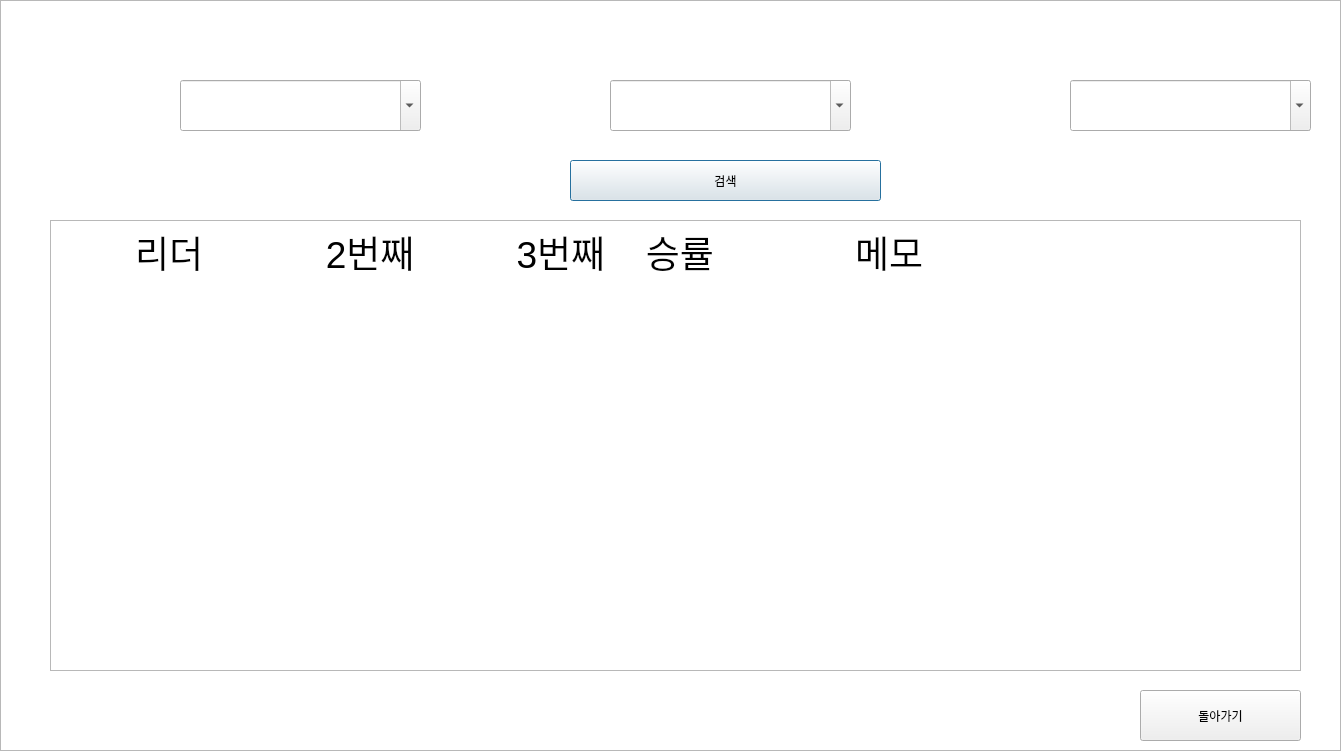
<?xml version="1.0" encoding="UTF-8"?>
<ui version="4.0">
 <class>s_dialog</class>
 <widget class="QDialog" name="s_dialog">
  <property name="geometry">
   <rect>
    <x>0</x>
    <y>0</y>
    <width>1341</width>
    <height>751</height>
   </rect>
  </property>
  <property name="minimumSize">
   <size>
    <width>1341</width>
    <height>751</height>
   </size>
  </property>
  <property name="maximumSize">
   <size>
    <width>1341</width>
    <height>751</height>
   </size>
  </property>
  <property name="windowTitle">
   <string>Dialog</string>
  </property>
  <widget class="QGraphicsView" name="graphicsView">
   <property name="geometry">
    <rect>
     <x>0</x>
     <y>0</y>
     <width>1341</width>
     <height>751</height>
    </rect>
   </property>
   <property name="minimumSize">
    <size>
     <width>1341</width>
     <height>751</height>
    </size>
   </property>
   <property name="maximumSize">
    <size>
     <width>1341</width>
     <height>751</height>
    </size>
   </property>
   <property name="styleSheet">
    <string notr="true">background-image: url(:/image/KakaoTalk_20200921_163222539.png);</string>
   </property>
  </widget>
  <widget class="QComboBox" name="D_LEADER">
   <property name="geometry">
    <rect>
     <x>180</x>
     <y>80</y>
     <width>241</width>
     <height>51</height>
    </rect>
   </property>
   <property name="editable">
    <bool>true</bool>
   </property>
   <property name="insertPolicy">
    <enum>QComboBox::NoInsert</enum>
   </property>
   <property name="duplicatesEnabled">
    <bool>true</bool>
   </property>
  </widget>
  <widget class="QLabel" name="label">
   <property name="geometry">
    <rect>
     <x>30</x>
     <y>80</y>
     <width>151</width>
     <height>51</height>
    </rect>
   </property>
   <property name="styleSheet">
    <string notr="true">font: 20pt &quot;배달의민족 도현&quot;;
color: rgb(255, 255, 255);</string>
   </property>
   <property name="text">
    <string>LEADER : </string>
   </property>
   <property name="alignment">
    <set>Qt::AlignRight|Qt::AlignTrailing|Qt::AlignVCenter</set>
   </property>
  </widget>
  <widget class="QLabel" name="label_2">
   <property name="geometry">
    <rect>
     <x>460</x>
     <y>80</y>
     <width>151</width>
     <height>51</height>
    </rect>
   </property>
   <property name="styleSheet">
    <string notr="true">font: 20pt &quot;배달의민족 도현&quot;;
color: rgb(255, 255, 255);</string>
   </property>
   <property name="text">
    <string>SECOND : </string>
   </property>
   <property name="alignment">
    <set>Qt::AlignRight|Qt::AlignTrailing|Qt::AlignVCenter</set>
   </property>
  </widget>
  <widget class="QComboBox" name="D_SECOND">
   <property name="geometry">
    <rect>
     <x>610</x>
     <y>80</y>
     <width>241</width>
     <height>51</height>
    </rect>
   </property>
   <property name="editable">
    <bool>true</bool>
   </property>
   <property name="insertPolicy">
    <enum>QComboBox::NoInsert</enum>
   </property>
   <property name="duplicatesEnabled">
    <bool>true</bool>
   </property>
  </widget>
  <widget class="QLabel" name="label_3">
   <property name="geometry">
    <rect>
     <x>920</x>
     <y>80</y>
     <width>151</width>
     <height>51</height>
    </rect>
   </property>
   <property name="styleSheet">
    <string notr="true">font: 20pt &quot;배달의민족 도현&quot;;
color: rgb(255, 255, 255);</string>
   </property>
   <property name="text">
    <string>THIRD : </string>
   </property>
   <property name="alignment">
    <set>Qt::AlignRight|Qt::AlignTrailing|Qt::AlignVCenter</set>
   </property>
  </widget>
  <widget class="QComboBox" name="D_THIRD">
   <property name="geometry">
    <rect>
     <x>1070</x>
     <y>80</y>
     <width>241</width>
     <height>51</height>
    </rect>
   </property>
   <property name="editable">
    <bool>true</bool>
   </property>
   <property name="insertPolicy">
    <enum>QComboBox::NoInsert</enum>
   </property>
   <property name="duplicatesEnabled">
    <bool>true</bool>
   </property>
  </widget>
  <widget class="QPushButton" name="SEARCH">
   <property name="geometry">
    <rect>
     <x>570</x>
     <y>160</y>
     <width>311</width>
     <height>41</height>
    </rect>
   </property>
   <property name="text">
    <string>검색</string>
   </property>
  </widget>
  <widget class="QTextBrowser" name="DISPLAY">
   <property name="geometry">
    <rect>
     <x>50</x>
     <y>220</y>
     <width>1251</width>
     <height>451</height>
    </rect>
   </property>
   <property name="styleSheet">
    <string notr="true"/>
   </property>
   <property name="html">
    <string>&lt;!DOCTYPE HTML PUBLIC &quot;-//W3C//DTD HTML 4.0//EN&quot; &quot;http://www.w3.org/TR/REC-html40/strict.dtd&quot;&gt;
&lt;html&gt;&lt;head&gt;&lt;meta name=&quot;qrichtext&quot; content=&quot;1&quot; /&gt;&lt;style type=&quot;text/css&quot;&gt;
p, li { white-space: pre-wrap; }
&lt;/style&gt;&lt;/head&gt;&lt;body style=&quot; font-family:'Gulim'; font-size:9pt; font-weight:400; font-style:normal;&quot;&gt;
&lt;p style=&quot; margin-top:0px; margin-bottom:0px; margin-left:0px; margin-right:0px; -qt-block-indent:0; text-indent:0px;&quot;&gt;&lt;span style=&quot; font-size:28pt;&quot;&gt;	리더		   2번째	      3번째	   승률		메모&lt;/span&gt;&lt;/p&gt;&lt;/body&gt;&lt;/html&gt;</string>
   </property>
  </widget>
  <widget class="QPushButton" name="RETURN">
   <property name="geometry">
    <rect>
     <x>1140</x>
     <y>690</y>
     <width>161</width>
     <height>51</height>
    </rect>
   </property>
   <property name="text">
    <string>돌아가기</string>
   </property>
  </widget>
 </widget>
 <resources>
  <include location="main_background.qrc"/>
 </resources>
 <connections/>
</ui>
